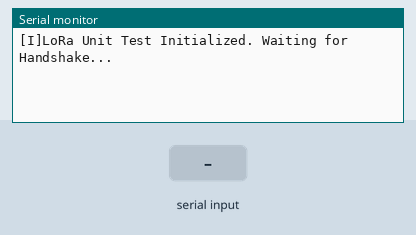
This sketch was run on a simulated Arduino Mega 2560, built with avr-gcc and run on an emulated ATmega2560. Shown: the last lines printed to the serial monitor. The test bench sets the inputs (shaded band). Random numbers use the default seed unless the sketch sets one.

Above: at 1.0 s.
1.1 s: "TIME_SYNC:90\n" received over the second serial link
At 3.2 s:
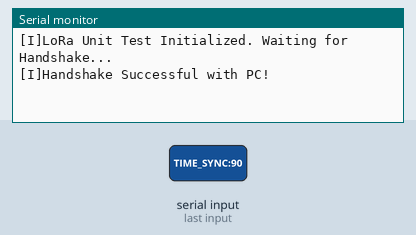
3.5 s: "START_STREAM\n" received over the second serial link
At 4.5 s:
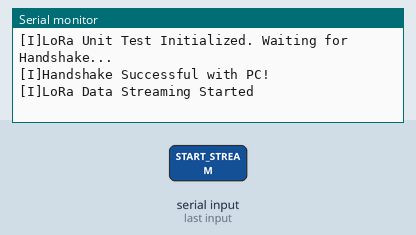
5.0 s: "STOP_STREAM\n" received over the second serial link
At 6.0 s:
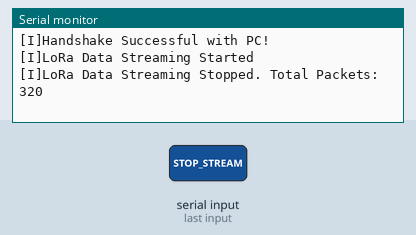

Measured:
- after the input at 1.1 s, the serial monitor: prints a new line after 0.90 s (image 1)
- after the input at 3.5 s, the serial monitor: prints a new line at once (image 2)
- after the input at 5.0 s, the serial monitor: prints a new line at once (image 3)

The sketch:

LoRa_test.ino
```cpp
#include <TimeLib.h>

/*
  LoRa Unit Test & Throughput Benchmark (Arduino)
  Protocols matched to main script:
  [I] msg \n (Info/Status)
  [D] data \n (Streaming Data)
  [C] rqst \n (Commands / Handshake)
*/

const unsigned long maxLogFileIndex = 9999999UL;
unsigned long logBeginTime = 0;
unsigned long logBeginEpoch = 0;
bool streamingData = false;
unsigned long totalPacketsSent = 0;

void setup() {
    Serial.begin(9600);    // Debug monitor
    Serial1.begin(57600);  // LoRa module

    printINFO("LoRa Unit Test Initialized. Waiting for Handshake...");
    serialHandshake();
}

void loop() {
    // Check for incoming commands from PC over LoRa
    if (Serial1.available() > 0) {
        String command = Serial1.readStringUntil('\n');
        command.trim();

        if (command == "START_STREAM") {
            streamingData = true;
            totalPacketsSent = 0;
            logBeginTime = millis();
            logBeginEpoch = (unsigned long)now();
            printINFO("LoRa Data Streaming Started");
        }
        else if (command == "STOP_STREAM") {
            streamingData = false;
            printINFO("LoRa Data Streaming Stopped. Total Packets: " + String(totalPacketsSent));
        }
        else if (command.startsWith("PING:")) {
            // Echo back for round-trip latency testing
            String echoPayload = command.substring(5);
            Serial1.println("[C]PONG:" + echoPayload);
        }
    }

    // If streaming is active, push packets down the LoRa link as fast as possible
    if (streamingData) {
        String packet = generateDataPacket();
        Serial1.println("[D]" + packet);
        totalPacketsSent++;
    }
}

String generateDataPacket() {
    unsigned long elapsedMillis = millis() - logBeginTime;
    unsigned long sampleSeconds = logBeginEpoch + elapsedMillis / 1000UL;
    unsigned int sampleMilliseconds = elapsedMillis % 1000UL;

    // Construct timestamp
    String timeStr = String(sampleSeconds) + ".";
    if (sampleMilliseconds < 100) timeStr += "0";
    if (sampleMilliseconds < 10) timeStr += "0";
    timeStr += String(sampleMilliseconds);

    // Simulated sensor packet with a packet counter for drop-rate tracking
    float mockPressure = 14.7 + random(0, 100) / 10.0;
    float mockThrust = 500.0 + random(0, 500) / 10.0;

    return timeStr + "," + String(mockThrust) + "," + String(mockPressure) + "," + String(totalPacketsSent);
}

void serialHandshake() {
    bool isSynced = false;
    while (!isSynced) {
        sendREQUEST("TIME_REQ");
        if (Serial1.available() > 0) {
            String message = Serial1.readStringUntil('\n');
            message.trim();
            if (message.startsWith("TIME_SYNC:")) {
                String syncPayload = message.substring(10);
                int modeSeparator = syncPayload.indexOf(':');
                String timestampStr = modeSeparator == -1 ? syncPayload : syncPayload.substring(0, modeSeparator);
                time_t pctime = timestampStr.toInt();

                if (pctime > 0) {
                    setTime(pctime);
                    isSynced = true;
                    sendREQUEST("TIME_ACK:" + String((unsigned long)now()));
                    printINFO("Handshake Successful with PC!");
                }
            }
        }
        delay(1000);
    }
}

void printINFO(String msg) {
    Serial1.println("[I]" + msg);
    Serial.println("[I]" + msg);
}

void sendREQUEST(String rqst) {
    Serial1.println("[C]" + rqst);
}
```
